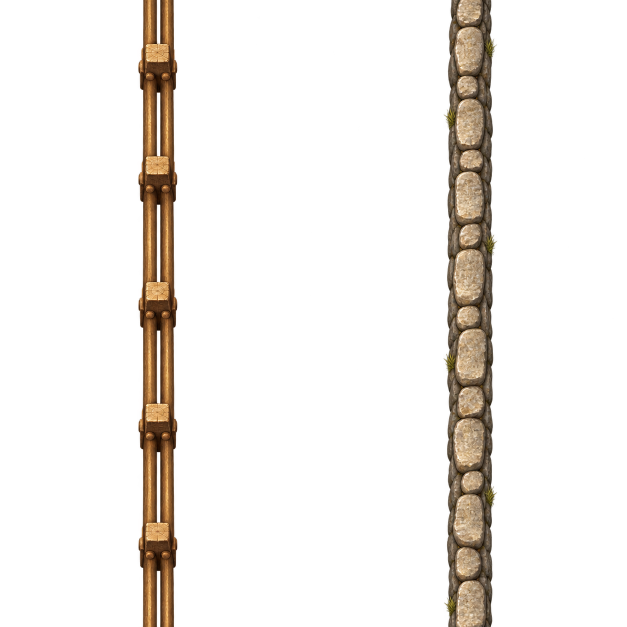
#> input picture dev/art/chatgpt_job/camp/src/cp_08_fence_v.png, 1254 x 1254 px, found by its file name (shown at 1/2 size)
$ python fencev.py src/cp_08_fence_v.png
#> lines starting #> are read from the running program, lines starting #| are printed output that depends on the picture
import sys,numpy as np
from PIL import Image
S=sys.argv[1];a=np.asarray(Image.open(S+'/cpin/cp_08_fence_v.png').convert('RGBA')).astype(float)
al=a[...,3];al=np.where(al<40,0,np.clip((al-40)*255/(215),0,255));a[...,3]=al
#> after `al = a[..., 3]`:
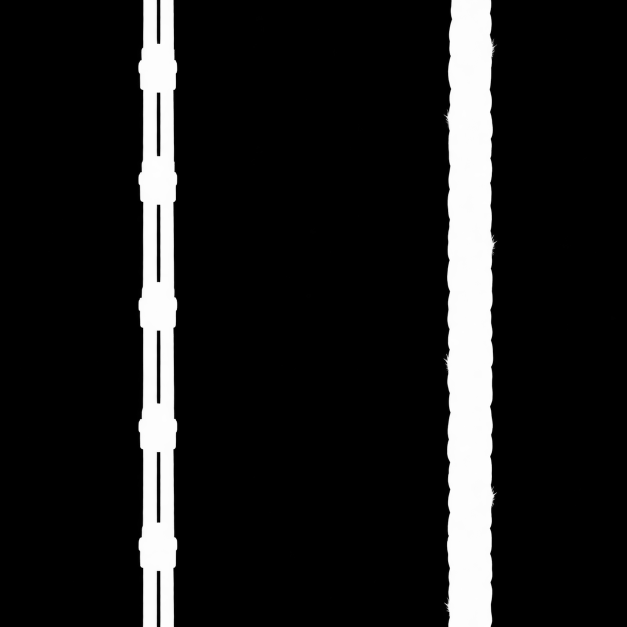
#> al: shape (1254, 1254) float64 (shown at 1/2 size); min 0, max 255, mean 29.5
def loop(col,y0,y1,K):
    t=col[y0:y1].copy();w=np.linspace(0,1,K)[:,None,None];t[:K]=col[y1:y1+K]*(1-w)+col[y0:y0+K]*w;return t
for n,(x0,x1),(y0,y1),K in (('FENCE_RAIL_V',(266,366),(498,745),16),('FENCE_STONE_V',(878,1004),(66,1004),24)):
    t=loop(a[:,x0:x1],y0,y1,K);im=Image.fromarray(t.clip(0,255).astype('uint8'));xs=np.where(np.asarray(im)[...,3].max(0)>20)[0];im=im.crop((xs.min(),0,xs.max()+1,im.height))
    im.save(S+'/cpfence/'+n+'.png');print(n,im.size)
#> this loop made 2 passes
#| FENCE_RAIL_V (78, 247)
#| FENCE_STONE_V (107, 938)
#> pass 1, in loop, `t = col[y0:y1].copy()`:
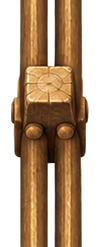
#> t: shape (247, 100, 4) float64; mean of channels 0, 1, 2, 3 92.2, 60.4, 31.8, 151; transparent parts drawn white
#> pass 1, `im = im.crop((xs.min(), 0, xs.max() + 1, im.height))`:
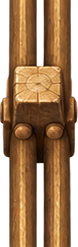
#> im: PIL image 78x247 RGBA; mean R, G, B, A 117.9, 77.2, 40.7, 193.2; transparent parts drawn white
#> after the loop:
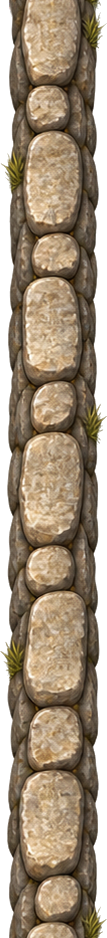
#> im: PIL image 107x938 RGBA; mean R, G, B, A 114.9, 98, 75.8, 202.7; transparent parts drawn white
ims=[Image.open(S+'/cpfence/%s.png'%n) for n in ('FENCE_RAIL_V','FENCE_STONE_V')];H=1100;o=Image.new('RGB',(300,H),(70,120,50))
#> after `ims = [Image.open(S + '/cpfence/%s.png' % n) for n in ('FENCE_RAIL_V',`: ims = 2 items
#> after `o = Image.new('RGB', (300, H), (70, 120, 50))`:
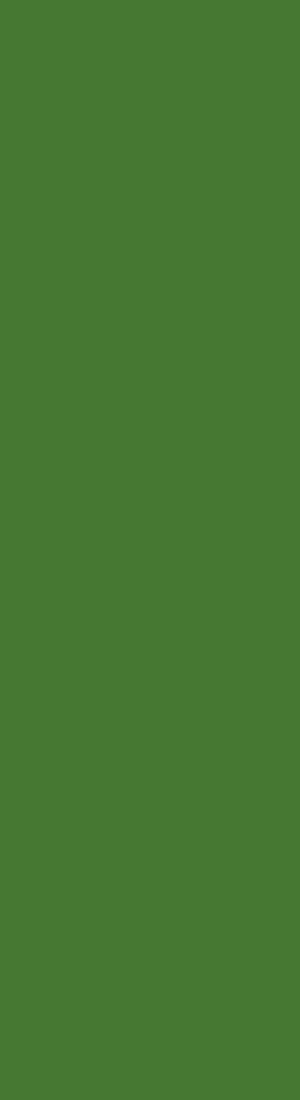
#> o: PIL image 300x1100 RGB; mean R, G, B 70, 120, 50
for i,im in enumerate(ims):
    for y in range(0,H,im.height):o.paste(im,(30+i*150,y),im)
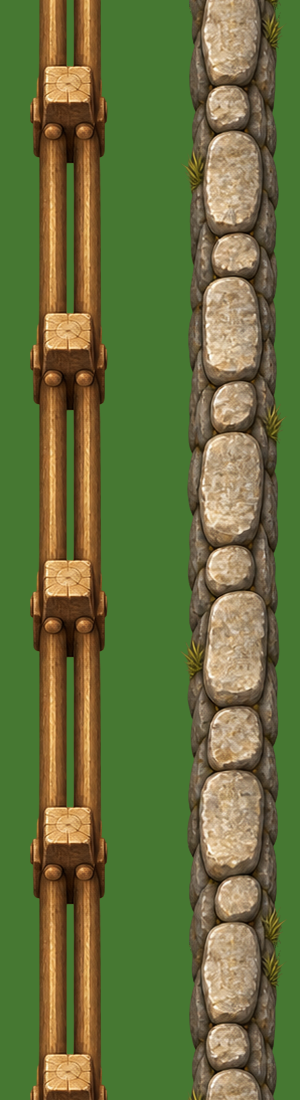
#> o: PIL image 300x1100 RGB; mean R, G, B 101.6, 113.1, 61.1
o.save(S+'/cpfence/prev_v.jpg')
